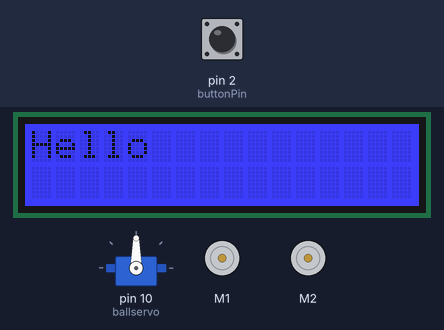
Recording of a sketch running on a simulated Arduino Uno, built with avr-gcc and run on an emulated ATmega328P. Shown: servo, 2 × DC motor (green arrow = forward, orange = backward, longer = faster), 16×2 character LCD. The inputs (shaded band) are chosen by the test bench; at power-on: pin 2 (buttonPin) LOW. What the sketch prints to the serial monitor is not drawn.

Above: at 1.2 s.
1.3 s: pin 2 (buttonPin) pulled HIGH for 0.15 s
At 1.45 s:
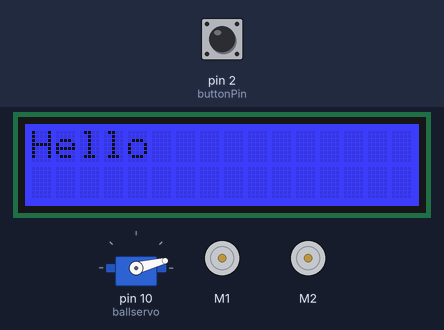
At 4.1 s:
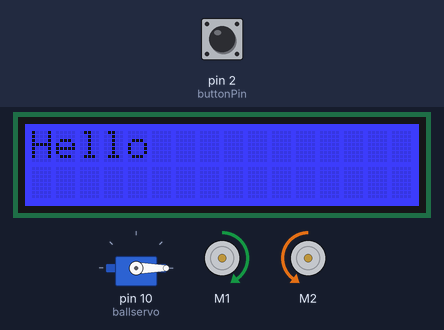
5.0 s: pin 2 (buttonPin) pulled HIGH for 3.2 s
At 13.2 s:
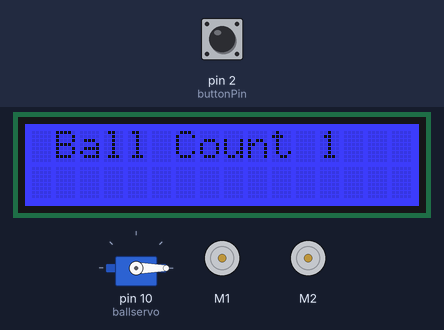
Timing chart, 0 to 14.7 s (numbered marks = the images above; inputs shaded):
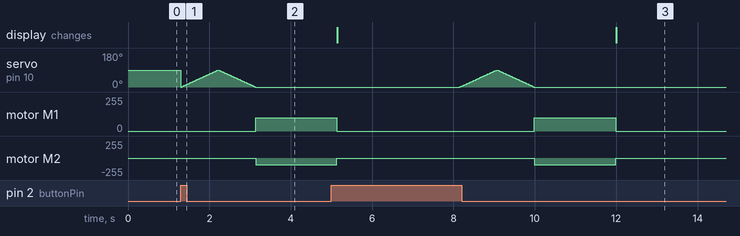

Measured:
- after the input at 1.3 s, motor M1: stopped → forward 100/255 after 1.8 s; motor M2: stopped → backward 100/255 after 1.8 s
- after the input at 5.0 s, servo on pin 10 (ballservo): rises from 0° to 90° in 0.91 s, then falls to 0° in 0.91 s; the display: first differs from a run without the input after 7.0 s (image 3)

The sketch:

Ping_Pong_Bang.ino
```cpp
#include <rgb_lcd.h>
#include <Wire.h>
#include <Servo.h>
#include <AFMotor.h>
/*
    Channel 1 & 2                Channel 3 & 4
    MOTOR12_64KHZ          MOTOR34_64KHZ
    MOTOR12_8KHZ            MOTOR34_8KHZ
    MOTOR12_2KHZ            MOTOR34_1KHZ
    MOTOR12_1KHZ

*/
AF_DCMotor motor1(1, MOTOR12_64KHZ);     				// Create motor Object at port 1, with frequency
AF_DCMotor motor2(2, MOTOR12_64KHZ);     				// Create motor Object at port 2, with frequency

Servo ballservo;                                        // Servo Object
rgb_lcd lcd;                                            // LCD object

const int buttonPin = 2;                                // Enige ongebruikte pin op arduino shield
int buttonstate = 0;                                      // buttonstate
int pos = 0;                                                // Position servo
int ServoDelay = 10;                                    // delay variabele om het eenkeer aan te passen
int teller = 3;                                                // begin value servo

void setup() {
  pinMode(buttonPin, INPUT);                     // Button pin
  Serial.begin(9600);                                 // Begin Serial communication voor debugging
  Serial.println("Hello MoTo");                    // Print
  ballservo.attach(10);                                // Servo  SER1 on Motorshield == arduino pin10 || SER_2 == pin9
  motor1.setSpeed(100);                            // Set motor1 speed
  motor2.setSpeed(100);                            // Set motor2 speed
  lcd.begin(16, 2);                                       // Begin LCD.screen
  lcd.setRGB(0, 0, 255);                             // LCD color
  lcd.setCursor(0, 0);                                  // Set Cursor
  lcd.print("Hello");                                      // Print "Hello" to LCD
}

void loop() {
  Serial.println("Going Forward!");            // Debugging
  lcd.setCursor(0, 0);                                 // Set Cursor LCD
  buttonstate = digitalRead(buttonPin);     // Read Button State

  if (teller == 0) {
    Serial.print("Start Teller");                    // Debugging
    lcd.clear();                                            // Clear LCD screen
    lcd.setCursor(0, 0);                              // Place Crusor
    lcd.print("RELOAD! RELOAD!");          // Print Message
    teller = 3;                                              // Reset counter to 3
    delay(1000);                                         // delay
    lcd.clear();                                            // Clear LCD
    Serial.print("END Teller");                    // Debugging
  }
  else {
    if (buttonstate == HIGH) {                      // If button pressed
      servomove();                                      // Run servomove see bottom
      runrun();                                            // Run runrun see bottom
      Serial.println("teset");                       // Debugging
      lcd.clear();                                         // Clear LCD
      teller--;                                              // substract 1 from teller
      lcd.setCursor(1, 0);                            // set cursor to row 2
      lcd.print("Ball Count ");                       // print to lcd
      lcd.print(teller);                                    // print to lcd
      Serial.println("Wait 3 sec");                // debugging
      delay(3000);                                            // delay
      buttonstate = 0;                                   // reset buttonstate
    }
  }
}

void runrun() {
  Serial.print("\n");                        // debugging
  Serial.print("Go!");                    // debugging
  motor1.run(FORWARD);                                  // turn it on going forward
  motor2.run(BACKWARD);                                 // turn it on going forward
  delay(2000);
  Serial.print("Stop!");                                        // debugging
  motor1.run(RELEASE);                                   // stop motor
  motor2.run(RELEASE);                                   // stop motor
}

void servomove() {
  for (pos = 0; pos <= 90; pos += 1)                    // goes from 0 degrees to 180 degrees in steps of 1 degree
  {
    ballservo.write(pos);                               // tell servo to go to position in variable 'pos'
    delay(ServoDelay);                                  // waits 5ms for the servo to reach the position
  }
  for (pos = 90; pos >= 0; pos -= 1)                    // goes from 180 degrees to 0 degrees
  {
    ballservo.write(pos);                               // tell servo to go to position in variable 'pos'
    delay(ServoDelay);                                  // waits 5ms for the servo to reach the position
  }
}
```
